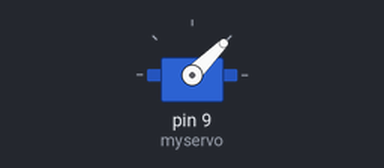
The sketch below on a simulated Arduino Uno, built with avr-gcc and run on an emulated ATmega328P. On the bench: servo.

Above: at 0.05 s.
At 3.05 s:
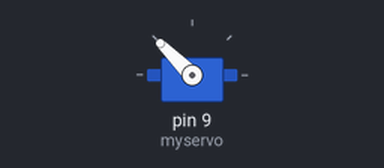
At 6.0 s:
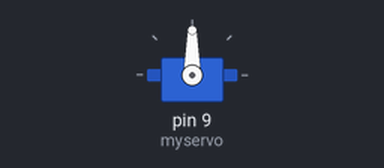
Timing chart, 0 to 7.8 s (numbered marks = the images above):
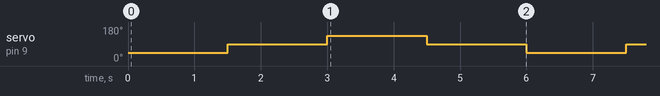

The sketch:

for.ino
```cpp
 #include <Servo.h>
  Servo myservo;
void setup() {
myservo.attach(9);
  }
void loop() {
      myservo.write(45);
      delay(1500);
   myservo.write(90);
      delay(1500);
      myservo.write(135);
      delay(1500);
      myservo.write(90);
      delay(1500);
}
```

Measured:
- by itself, servo on pin 9 (myservo): repeats every 6.0 s: 135° 1.5 s, 90° 1.5 s, 45° 1.5 s, 90° 1.5 s
